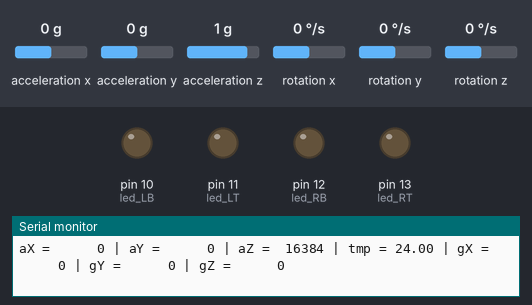
Recording of a sketch running on a simulated Arduino Uno, built with avr-gcc and run on an emulated ATmega328P. Parts: output pins drawn as LEDs (lit = HIGH), the last lines printed to the serial monitor. Wiring (inferred from the names in the program): MPU-6050 motion sensor at I2C address 0x68. Inputs (shaded band) come from the test bench; at power-on: acceleration x 0 g, acceleration y 0 g, acceleration z 1 g, rotation x 0 °/s, rotation y 0 °/s, rotation z 0 °/s.

Above: at 1.2 s.
1.3 s: acceleration x set to -0.3 g
3.3 s: acceleration x set to -0.6 g
At 4.5 s:
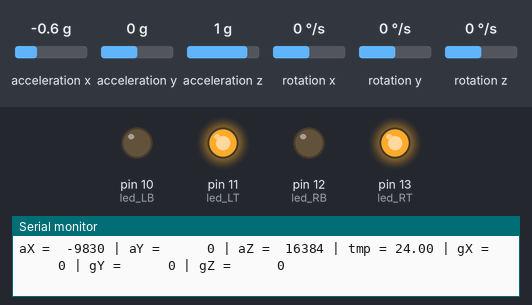
4.9 s: acceleration x set to 0.8 g
At 6.2 s:
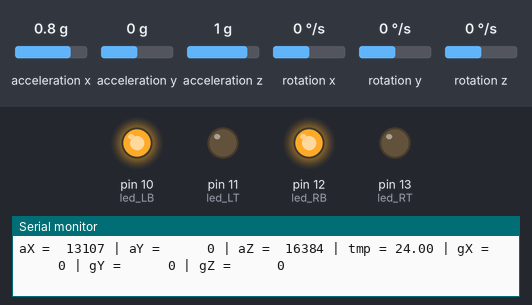
6.5 s: acceleration y set to -0.3 g
8.5 s: acceleration y set to -0.6 g
At 8.9 s:
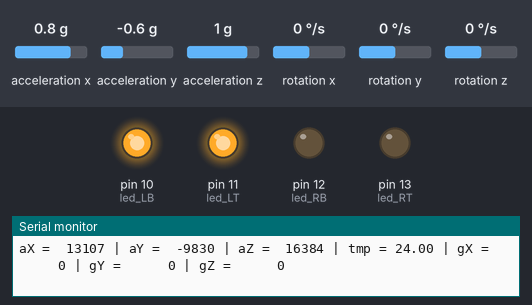
10.1 s: acceleration y set to 0.8 g
At 10.6 s:
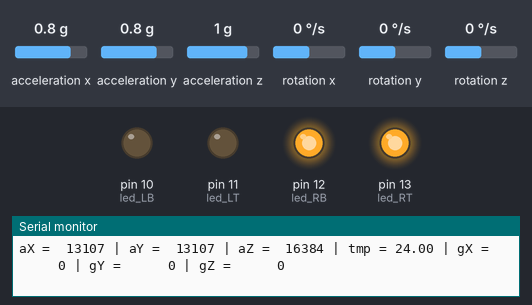
Timing chart, 0 to 12.7 s (numbered marks = the images above; inputs shaded):
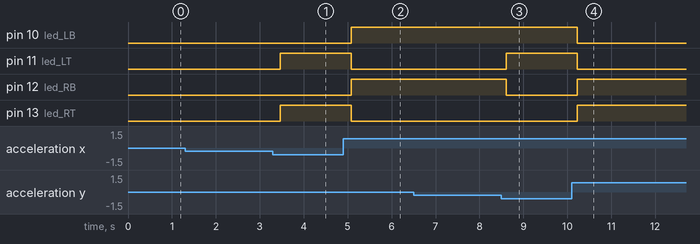

Measured:
- the behaviour switches between -0.4 and -0.5 g on acceleration x (found by bisection; images 0 and 1)
- the behaviour switches between -0.4 and -0.5 g on acceleration y (found by bisection; images 2 and 3)
- after the input at 3.3 s, pin 11 (led_LT), pin 13 (led_RT): LOW → HIGH after 0.17 s
- after the input at 4.9 s, pin 10 (led_LB), pin 12 (led_RB): LOW → HIGH after 0.18 s; pin 11 (led_LT), pin 13 (led_RT): HIGH → LOW after 0.18 s
- after the input at 8.5 s, pin 11 (led_LT): LOW → HIGH after 0.11 s; pin 12 (led_RB): HIGH → LOW after 0.11 s
- after the input at 10.1 s, pin 10 (led_LB), pin 11 (led_LT): HIGH → LOW after 0.12 s; pin 12 (led_RB), pin 13 (led_RT): LOW → HIGH after 0.12 s

The sketch:

Accelerometer_and_Gyroscope.ino
```cpp
#include "Wire.h" // This library allows you to communicate with I2C devices.
 int led_RT=13;
 int led_RB=12;
 int led_LT=11;
 int led_LB=10;
const int MPU_ADDR = 0x68; // I2C address of the MPU-6050. If AD0 pin is set to HIGH, the I2C address will be 0x69.
int16_t accelerometer_x, accelerometer_y, accelerometer_z; // variables for accelerometer raw data
int16_t gyro_x, gyro_y, gyro_z; // variables for gyro raw data
int16_t temperature; // variables for temperature data

char tmp_str[7]; // temporary variable used in convert function

char* convert_int16_to_str(int16_t i) { // converts int16 to string. Moreover, resulting strings will have the same length in the debug monitor.
  sprintf(tmp_str, "%6d", i);
  return tmp_str;
}

void setup() {
  Serial.begin(9600);
  Wire.begin();
  Wire.beginTransmission(MPU_ADDR); // Begins a transmission to the I2C slave (GY-521 board)
  Wire.write(0x6B); // PWR_MGMT_1 register
  Wire.write(0); // set to zero (wakes up the MPU-6050)
  Wire.endTransmission(true);

  pinMode(led_LB,OUTPUT);
    pinMode(led_RB,OUTPUT);
    pinMode(led_RT,OUTPUT);
    pinMode(led_LT,OUTPUT);

}
void loop() {
  Wire.beginTransmission(MPU_ADDR);
  Wire.write(0x3B); // starting with register 0x3B (ACCEL_XOUT_H) [MPU-6000 and MPU-6050 Register Map and Descriptions Revision 4.2, p.40]
  Wire.endTransmission(false); // the parameter indicates that the Arduino will send a restart. As a result, the connection is kept active.
  Wire.requestFrom(MPU_ADDR, 7*2, true); // request a total of 7*2=14 registers

  // "Wire.read()<<8 | Wire.read();" means two registers are read and stored in the same variable
  accelerometer_x = Wire.read()<<8 | Wire.read(); // reading registers: 0x3B (ACCEL_XOUT_H) and 0x3C (ACCEL_XOUT_L)
  accelerometer_y = Wire.read()<<8 | Wire.read(); // reading registers: 0x3D (ACCEL_YOUT_H) and 0x3E (ACCEL_YOUT_L)
  accelerometer_z = Wire.read()<<8 | Wire.read(); // reading registers: 0x3F (ACCEL_ZOUT_H) and 0x40 (ACCEL_ZOUT_L)
  temperature = Wire.read()<<8 | Wire.read(); // reading registers: 0x41 (TEMP_OUT_H) and 0x42 (TEMP_OUT_L)
  gyro_x = Wire.read()<<8 | Wire.read(); // reading registers: 0x43 (GYRO_XOUT_H) and 0x44 (GYRO_XOUT_L)
  gyro_y = Wire.read()<<8 | Wire.read(); // reading registers: 0x45 (GYRO_YOUT_H) and 0x46 (GYRO_YOUT_L)
  gyro_z = Wire.read()<<8 | Wire.read(); // reading registers: 0x47 (GYRO_ZOUT_H) and 0x48 (GYRO_ZOUT_L)

  // print out data
  Serial.print("aX = "); Serial.print(convert_int16_to_str(accelerometer_x));
  Serial.print(" | aY = "); Serial.print(convert_int16_to_str(accelerometer_y));
  Serial.print(" | aZ = "); Serial.print(convert_int16_to_str(accelerometer_z));
  // the following equation was taken from the documentation [MPU-6000/MPU-6050 Register Map and Description, p.30]
  Serial.print(" | tmp = "); Serial.print(temperature/340.00+36.53);
  Serial.print(" | gX = "); Serial.print(convert_int16_to_str(gyro_x));
  Serial.print(" | gY = "); Serial.print(convert_int16_to_str(gyro_y));
  Serial.print(" | gZ = "); Serial.print(convert_int16_to_str(gyro_z));
  Serial.println();

  if(accelerometer_x>1000 && accelerometer_y<-8000){//Tilted towards -y axis
    digitalWrite(led_LB,HIGH);
    digitalWrite(led_RB,LOW);
    digitalWrite(led_RT,LOW);
    digitalWrite(led_LT,HIGH);
    }
   else if(accelerometer_x>0 && accelerometer_y>8000){//Tilted towards +y axis
    digitalWrite(led_LB,LOW);
    digitalWrite(led_RB,HIGH);
    digitalWrite(led_RT,HIGH);
    digitalWrite(led_LT,LOW);
    }
    else if(accelerometer_x>8000 && accelerometer_y<1000){//Tilted towards +x axis
  digitalWrite(led_LB,HIGH);
    digitalWrite(led_RB,HIGH);
    digitalWrite(led_RT,LOW);
    digitalWrite(led_LT,LOW);

    }
    else if(accelerometer_x<-8000 && accelerometer_y<1000){//Tilted towards -x axis
  digitalWrite(led_LB,LOW);
    digitalWrite(led_RB,LOW);
    digitalWrite(led_RT,HIGH);
    digitalWrite(led_LT,HIGH);
    }
    else{
  digitalWrite(led_LB,LOW);
    digitalWrite(led_RB,LOW);
    digitalWrite(led_RT,LOW);
    digitalWrite(led_LT,LOW);
    }}
  // delay
  //delay(1000);
```
